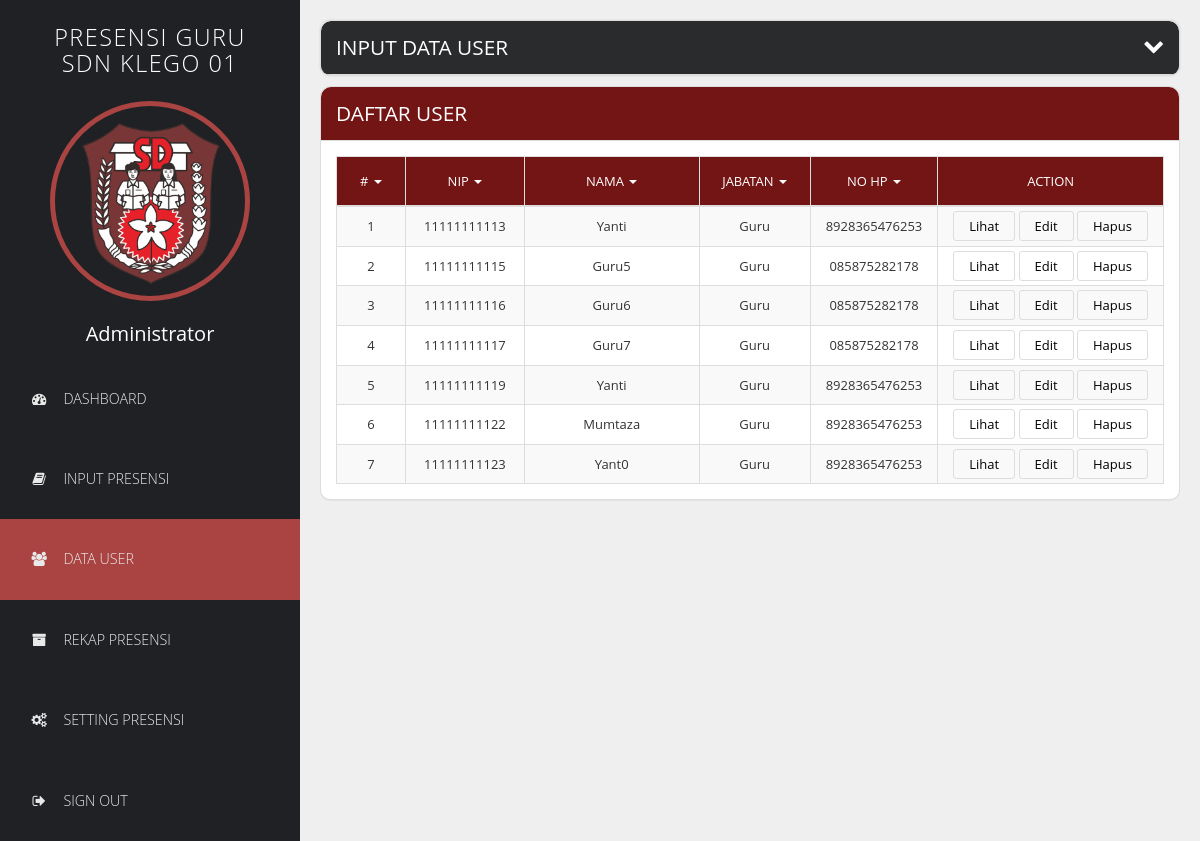
Before: /administrator.php?type=input_user (signed in) with the older database file.
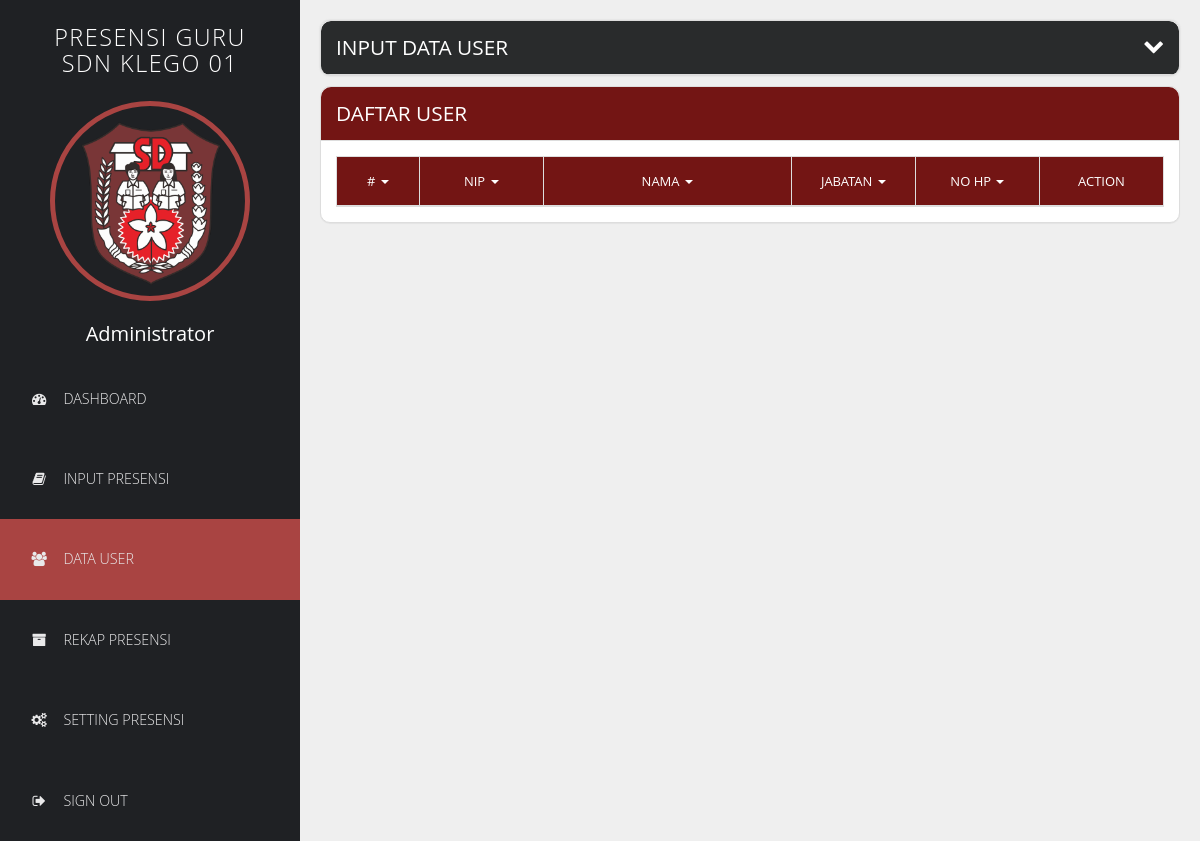
After: the same page with the newer database file.
### tables this page shows
CREATE TABLE `guru` (
  `no` int(11) NOT NULL,
  `nip` char(11) NOT NULL,
  `nama` varchar(30) NOT NULL,
  `tgl_lahir` date NOT NULL,
  `jabatan` varchar(20) NOT NULL,
  `alamat` text NOT NULL,
  `kota` varchar(20) NOT NULL,
  `no_hp` bigint(12) UNSIGNED ZEROFILL NOT NULL,
  `email` varchar(25) NOT NULL,
  `foto` varchar(50) NOT NULL DEFAULT 'user.jpg'
);

### admin/input_user.php (the view, shortened to what this page needs)
<?php
if ($_GET['form'] == 'edit') {
	include 'edit_user.php';
} else {
	include 'tambah_user.php';
}
?>
<div class="panel panel-default margin-10">
	<div class="panel-heading" style="background-color: #731514;">
		<h2 class="text-uppercase">DAFTAR USER</h2>
	</div>
	<div class="panel-body">
		<table id="data_user" width="100%" class="display table table-striped table-bordered templatemo-user-table">
			<thead>
				<tr style="background-color:#731514">
					<td align="center" width="10%"><a class="white-text templatemo-sort-by"># <span class="caret"></span></a></td>
					<td align="center" width="15%"><a class="white-text templatemo-sort-by">NIP <span class="caret"></span></a></td>
					<td align="center" width="30%"><a class="white-text templatemo-sort-by">NAMA <span class="caret"></span></a></td>
					<td align="center" width="15%"><a class="white-text templatemo-sort-by">JABATAN <span class="caret"></span></a></td>
					<td align="center" width="15%"><a class="white-text templatemo-sort-by">NO HP <span class="caret"></span></a></td>
					<td align="center" width="15%">ACTION</td>
				</tr>
			</thead>
			<tbody>
				<?php
				$lihat = mysqli_query($database, "select * from guru order by nip asc");
				$no = 1;
				while ($data = mysqli_fetch_array($lihat)) {
					echo '
		<tr>
			<td align="center">' . $no++ . '</td>
			<td align="center">' . $data["nip"] . '</td>
			<td align="center">' . $data["nama"] . '</td>
			<td align="center">' . ucwords($data["jabatan"]) . '</td>
			<td align="center">' . $data["no_hp"] . '</td>
			<td align="center">
			<a href="administrator.php?type=detail_user&no=' . $data["no"] . '" class="templatemo-lihat-btn">Lihat</a>
			<a href="administrator.php?type=input_user&form=edit&no=' . $data["no"] . '" class="templatemo-edit-btn">Edit</a>
			<a onclick="return konfirmasi()" href="administrator.php?type=hapus_user&no=' . $data["no"] . '" class="templatemo-hapus-btn">Hapus</a></td>
			</tr>
		 ';
				}
				?>
			</tbody>
		</table>
	</div>
</div>

### administrator.php (shortened to what this page needs)
<!DOCTYPE html>
<html lang="en">
<head>
  <link href="css/font-awesome.min.css" rel="stylesheet">
  <link href="css/bootstrap.min.css" rel="stylesheet">
  <link href="css/select2.min.css" rel="stylesheet">
  <link href="css/templatemo-style.css" rel="stylesheet">
  <link rel="stylesheet" href="css/custom.css">
  <link rel="stylesheet" href="css/dataTables.bootstrap.css">
  <link rel="stylesheet" type="text/css" href="css/sweetalert.css">
  <link rel="stylesheet" href="https://cdn.datatables.net/1.13.4/css/jquery.dataTables.css" />
</head>
<body>
  <div class="templatemo-flex-row">
    <div class="templatemo-sidebar">
      <header class="templatemo-site-header" style="text-align:center;">
        <h1>PRESENSI GURU SDN KLEGO 01</h1>
      </header>
      <div class="profile-photo-container">
        <center>
          <img src="images/logo-sekolah-dasar2.png" alt="Profile Photo" width="200px" class="img-responsive" style="border:5px solid #a94442; border-radius: 50%;">
        </center>
      </div>
      <br>
      <div style="text-align:center;color:white;font-size:20px; margin-bottom:10px;">Administrator</div>
      <nav>
        <ul class="templatemo-left-nav">
          <li><a href="administrator.php?type=home" style="<?php if ($_GET['type'] == 'home') {
                                                              echo 'background-color: #a94442';
                                                            } ?>"><i class="fa fa-tachometer fa-fw"></i>Dashboard</a></li>
          <li><a href="administrator.php?type=input_presensi" style="<?php if ($_GET['type'] == 'input_presensi') {
                                                                        echo 'background-color: #a94442';
                                                                      } ?>"><i class="fa fa-book fa-fw"></i>INPUT PRESENSI</a></li>
          <li><a href="administrator.php?type=input_user" style="<?php if ($_GET['type'] == 'input_user') {
                                                                    echo 'background-color: #a94442';
                                                                  } ?>"><i class="fa fa-users fa-fw"></i>DATA USER</a></li>
          <li><a href="administrator.php?type=rekap" style="<?php if ($_GET['type'] == 'rekap' or $_GET['type'] == 'rekap_detail') {
                                                              echo 'background-color: #a94442';
                                                            } ?>"><i class="fa  fa-archive fa-fw"></i>REKAP PRESENSI</a></li>
          <li><a href="administrator.php?type=setting" style="<?php if ($_GET['type'] == 'setting') {
                                                                echo 'background-color: #a94442';
                                                              } ?>"><i class="fa  fa-cogs  fa-fw"></i>SETTING PRESENSI</a></li>
          <li><a href="admin/logout.php"><i class="fa fa-sign-out fa-fw"></i>Sign Out</a></li>
        </ul>
      </nav>
    </div>
    <div class="templatemo-content col-1 light-gray-bg">
      <div class="templatemo-content-container" style="padding:10px;">
        <?php
        include 'database.php';
        if ($_GET['type'] == 'home') {
          include 'admin/home.php';
        } else if ($_GET['type'] == '') {
          header("Location: administrator.php?type=home");
        } else if ($_GET['type'] == 'input_user') {
          include 'admin/input_user.php';
        } else if ($_GET['type'] == 'input_presensi') {
          include 'admin/input_presensi.php';
        } else if ($_GET['type'] == 'lihat_presensi') {
          include 'admin/lihat_presensi.php';
        } else if ($_GET['type'] == 'detail_user') {
          include 'admin/detail_user.php';
        } else if ($_GET['type'] == 'hapus_user') {
          include 'admin/hapus_user.php';
        } else if ($_GET['type'] == 'presensi_harian') {
          include 'admin/presensi_harian.php';
        } else if ($_GET['type'] == 'rekap') {
          include 'admin/rekap.php';
        } else if ($_GET['type'] == 'setting') {
          include 'admin/setting.php';
        } else if ($_GET['type'] == 'rekap_detail') {
          include 'admin/rekap_detail.php';
        } else {
          include 'admin/home.php';
        }
        ?>
      </div>
    </div>
</body>
</html>

### admin/tambah_user.php (shortened to what this page needs)
<div class="panel panel-default templatemo-content-widget white-bg no-padding templatemo-overflow-hidden">
	<div class="panel-heading templatemo-position-relative togle" data-target="#input" data-toggle="collapse" style="position:static;cursor:pointer;background-color:#292b2c">
		<h2 class="text-uppercase">INPUT DATA USER <i style="float:right;" class="fa fa-min fa-chevron-down"></i></h2>
	</div>
</div>

### css/templatemo-style.css (style rules this page uses)
* { font-family: "Open Sans", sans-serif; }
body { font-size: 13px; }
body, .templatemo-left-nav { background: #1f2124; }
h1, h2, h3 { margin: 0; }
h2 { font-size: 1.6em; }
ul { list-style-type: none; margin: 0; padding: 0; }
nav li { font-size: 1.1em; list-style: none; text-transform: uppercase; }
.templatemo-position-relative { position: relative; }
.white-text { color: white; }
.white-bg { background-color: white; }
.light-gray-bg { background-color: #efefef; }
.margin-10 { margin: 10px; }
.templatemo-sidebar { width: 300px; }
.templatemo-site-header { margin: 25px 30px; }
.templatemo-site-header h1 { color: white; display: inline-block; font-size: 1.8em; font-weight: 300; letter-spacing: 1.5px; margin: 0 5px; text-transform: uppercase; vertical-align: middle; }
.profile-photo-container { position: relative; }
.templatemo-left-nav li { font-weight: 300; }
.templatemo-left-nav a { color: #e9e9ea; display: block; padding: 30px; transition: all 0.3s ease; }
.templatemo-left-nav .fa { margin-right: 15px; }
.templatemo-content { margin-top: 0px; min-height: 600px; padding: 0; overflow-x: hidden; }
.templatemo-content-container { padding: 40px 50px; }
.templatemo-flex-row { display: -webkit-flex; display: -ms-flexbox; display: flex; }
.col-1 { -webkit-flex: 1; -ms-flex: 1; flex: 1; }
.templatemo-content-widget { border-radius: 10px; padding: 30px; position: static; margin: 10px; box-shadow: 0px 0px 1px 1px rgba(161, 159, 159, 0.1); }
.templatemo-content-widget.no-padding { padding: 0; }
.panel-default > .panel-heading { background-color: #0275d8; border-top-left-radius: 10px; border-top-right-radius: 10px; color: white; padding: 15px; }
.panel { border-radius: 10px; }
.table { margin-bottom: 0; }
.table > thead > tr > td { padding: 15px; }
.templatemo-overflow-hidden { overflow: hidden; }
.templatemo-user-table thead { background-color: #39adb4; color: white; }
@media only screen and (min-width: 768px) { .templatemo-left-nav { display: block !important; } }
a { cursor: pointer; }
th, td { white-space: nowrap; }
.table > tbody > tr > td { padding: 10px 15px; }
.templatemo-lihat-btn { border: 1px solid #ddd; border-radius: 3px; color: black; padding: 5px 15px; transition: all 0.3s ease; }
.templatemo-edit-btn { border: 1px solid #ddd; border-radius: 3px; color: black; padding: 5px 15px; transition: all 0.3s ease; }
.templatemo-hapus-btn { border: 1px solid #ddd; border-radius: 3px; color: black; padding: 5px 15px; transition: all 0.3s ease; }

Changed rows visible on the page:
removed guru: nip "11111111113", nama "Yanti", jabatan "Guru", no_hp "8928365476253"
removed guru: nip "11111111115", nama "Guru5", jabatan "Guru", no_hp "085875282178"
removed guru: nip "11111111116", nama "Guru6", jabatan "Guru", no_hp "085875282178"
removed guru: nip "11111111117", nama "Guru7", jabatan "Guru", no_hp "085875282178"
removed guru: nip "11111111119", nama "Yanti", jabatan "Guru", no_hp "8928365476253"
removed guru: nip "11111111122", nama "Mumtaza", jabatan "Guru", no_hp "8928365476253"
removed guru: nip "11111111123", nama "Yant0", jabatan "Guru", no_hp "8928365476253"
